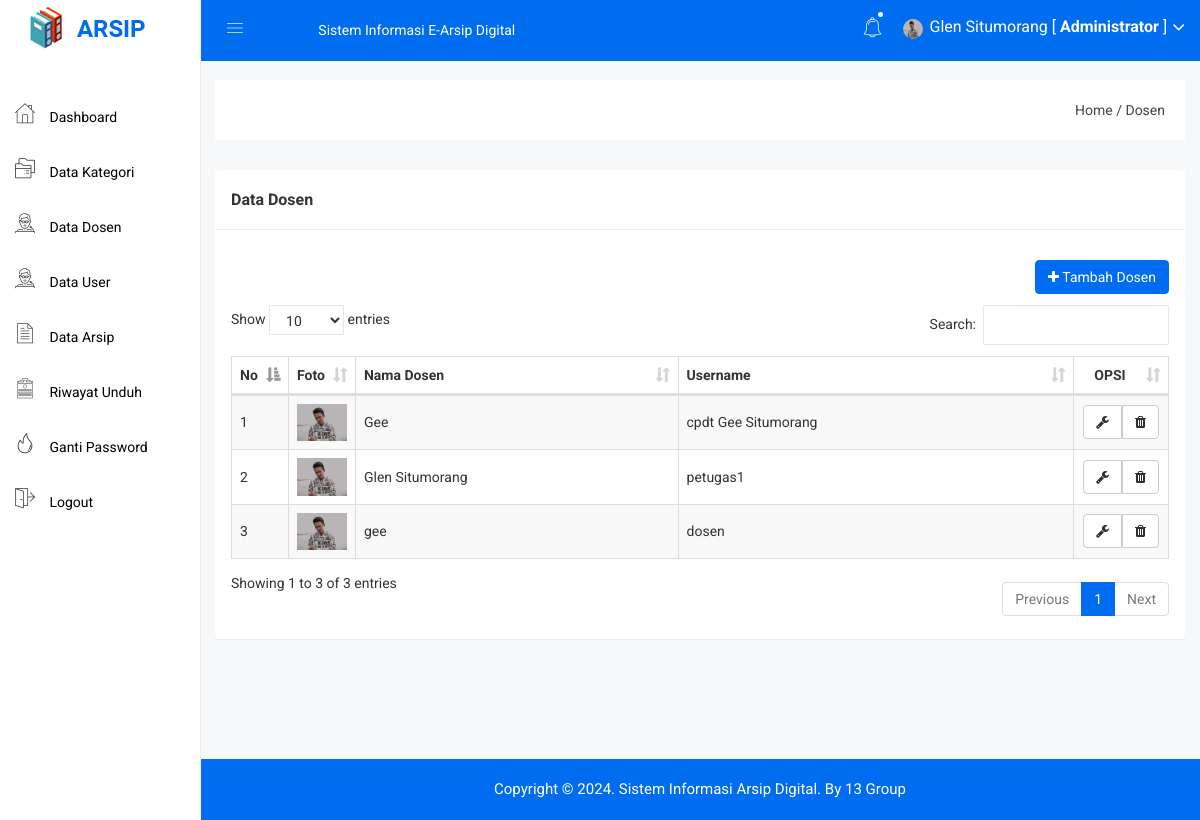
The app's page /admin/petugas.php (signed in) with its own data.
### tables this page shows
CREATE TABLE `petugas` (
  `petugas_id` int NOT NULL,
  `petugas_nama` varchar(255) NOT NULL,
  `petugas_username` varchar(255) NOT NULL,
  `petugas_password` varchar(255) NOT NULL,
  `petugas_foto` varchar(255) NOT NULL
);

### admin/petugas.php (the view, shortened to what this page needs)
<?php include 'header.php'; ?>
<div class="breadcome-area">
    <div class="container-fluid">
        <div class="row">
            <div class="col-lg-12 col-md-12 col-sm-12 col-xs-12">
                <div class="breadcome-list">
                    <div class="row">
                        <div class="col-lg-6 col-md-6 col-sm-6 col-xs-12">
                        </div>
                        <div class="col-lg-6 col-md-6 col-sm-6 col-xs-12">
                            <ul class="breadcome-menu" style="padding-top: 0px">
                                <li><a href="#">Home</a> <span class="bread-slash">/</span></li>
                                <li><span class="bread-blod">Dosen</span></li>
                            </ul>
                        </div>
                    </div>
                </div>
            </div>
        </div>
    </div>
</div>
<div class="container-fluid">
    <div class="panel panel">
        <div class="panel-heading">
            <h3 class="panel-title">Data Dosen</h3>
        </div>
        <div class="panel-body">
            <div class="pull-right">
                <a href="petugas_tambah.php" class="btn btn-primary"><i class="fa fa-plus"></i> Tambah Dosen</a>
            </div>
            <br>
            <br>
            <br>
            <table id="table" class="table table-bordered table-striped table-hover table-datatable">
                <thead>
                    <tr>
                        <th width="1%">No</th>
                        <th width="5%">Foto</th>
                        <th>Nama Dosen</th>
                        <th>Username</th>
                        <th class="text-center" width="10%">OPSI</th>
                    </tr>
                </thead>
                <tbody>
                    <?php
                    include '../koneksi.php';
                    $no = 1;
                    $petugas = mysqli_query($koneksi,"SELECT * FROM petugas ORDER BY petugas_id DESC");
                    while($p = mysqli_fetch_array($petugas)){
                        ?>
                        <tr>
                            <td><?php echo $no++; ?></td>
                            <td>
                                <?php
                                if($p['petugas_foto'] == ""){
                                    ?>
                                    <img class="img-user" src="../gambar/sistem/user.png">
                                    <?php
                                }else{
                                    ?>
                                    <img class="img-user" src="../gambar/petugas/<?php echo $p['petugas_foto']; ?>">
                                    <?php
                                }
                                ?>
                            </td>
                            <td><?php echo $p['petugas_nama'] ?></td>
                            <td><?php echo $p['petugas_username'] ?></td>
                            <td class="text-center">
                                <div class="btn-group">
                                    <a href="petugas_edit.php?id=<?php echo $p['petugas_id']; ?>" class="btn btn-default"><i class="fa fa-wrench"></i></a>
                                    <a href="petugas_hapus.php?id=<?php echo $p['petugas_id']; ?>" class="btn btn-default"><i class="fa fa-trash"></i></a>
                                </div>
                            </td>
                        </tr>
                        <?php
                    }
                    ?>
                </tbody>
            </table>
        </div>
    </div>
</div>
<?php include 'footer.php'; ?>

### admin/header.php (shortened to what this page needs)
<!doctype html>
<html>
<head>
    <link rel="stylesheet" href="../assets/css/bootstrap.min.css">
    <link rel="stylesheet" href="../assets/css/font-awesome.min.css">
    <link rel="stylesheet" href="../assets/css/owl.carousel.css">
    <link rel="stylesheet" href="../assets/css/owl.theme.css">
    <link rel="stylesheet" href="../assets/css/owl.transitions.css">
    <link rel="stylesheet" href="../assets/css/animate.css">
    <link rel="stylesheet" href="../assets/css/normalize.css">
    <link rel="stylesheet" href="../assets/css/meanmenu.min.css">
    <link rel="stylesheet" href="../assets/css/main.css">
    <link rel="stylesheet" href="../assets/css/educate-custon-icon.css">
    <link rel="stylesheet" href="../assets/css/morrisjs/morris.css">
    <link rel="stylesheet" href="../assets/css/scrollbar/jquery.mCustomScrollbar.min.css">
    <link rel="stylesheet" href="../assets/css/metisMenu/metisMenu.min.css">
    <link rel="stylesheet" href="../assets/css/metisMenu/metisMenu-vertical.css">
    <link rel="stylesheet" href="../assets/css/calendar/fullcalendar.min.css">
    <link rel="stylesheet" href="../assets/css/calendar/fullcalendar.print.min.css">
    <link rel="stylesheet" href="../assets/style.css">
    <link rel="stylesheet" href="../assets/css/responsive.css">
    <link rel="stylesheet" href="../assets/css/style.css">
    <link rel="stylesheet" type="text/css" href="../assets/js/DataTables/datatables.css">
    <?php
    include '../koneksi.php';
    ?>
</head>
<body>
    <div class="left-sidebar-pro">
        <nav id="sidebar" class="">
            <div class="sidebar-header">
                <a href="index.html"><img class="main-logo" src="../assets/img/logo/logo.png" alt="" /></a>
            </div>
            <div class="left-custom-menu-adp-wrap comment-scrollbar">
                <nav class="sidebar-nav left-sidebar-menu-pro" style="margin-top: 30px">
                    <ul class="metismenu" id="menu1">
                        <li class="active">
                            <a href="index.php">
                                <span class="educate-icon educate-home icon-wrap"></span>
                                <span class="mini-click-non">Dashboard</span>
                            </a>
                        </li>
                        <li>
                            <a href="kategori.php" aria-expanded="false"><span class="educate-icon educate-course icon-wrap sub-icon-mg" aria-hidden="true"></span> <span class="mini-click-non">Data Kategori</span></a>
                        </li>
                        <li>
                            <a href="petugas.php" aria-expanded="false"><span class="educate-icon educate-professor icon-wrap sub-icon-mg" aria-hidden="true"></span> <span class="mini-click-non">Data Dosen</span></a>
                        </li>
                        <li>
                            <a href="user.php" aria-expanded="false"><span class="educate-icon educate-professor icon-wrap sub-icon-mg" aria-hidden="true"></span> <span class="mini-click-non">Data User</span></a>
                        </li>
                        <li>
                            <a href="arsip.php" aria-expanded="false"><span class="educate-icon educate-data-table icon-wrap sub-icon-mg" aria-hidden="true"></span> <span class="mini-click-non">Data Arsip</span></a>
                        </li>
                        <li>
                            <a href="riwayat.php" aria-expanded="false"><span class="educate-icon educate-form icon-wrap sub-icon-mg" aria-hidden="true"></span> <span class="mini-click-non">Riwayat Unduh</span></a>
                        </li>
                        <li>
                            <a href="gantipassword.php" aria-expanded="false"><span class="educate-icon educate-danger icon-wrap sub-icon-mg" aria-hidden="true"></span> <span class="mini-click-non">Ganti Password</span></a>
                        </li>
                        <li>
                            <a href="logout.php" aria-expanded="false"><span class="educate-icon educate-pages icon-wrap sub-icon-mg" aria-hidden="true"></span> <span class="mini-click-non">Logout</span></a>
                        </li>
                    </ul>
                </nav>
            </div>
        </nav>
    </div>
    <div class="all-content-wrapper">
        <div class="container-fluid">
            <div class="row">
                <div class="col-lg-12 col-md-12 col-sm-12 col-xs-12">
                    <div class="logo-pro">
                        <a href="index.html"><img class="main-logo" src="../assets/img/logo/logo.png" alt="" /></a>
                    </div>
                </div>
            </div>
        </div>
        <div class="header-advance-area">
            <div class="header-top-area">
                <div class="container-fluid">
                    <div class="row">
                        <div class="col-lg-12 col-md-12 col-sm-12 col-xs-12">
                            <div class="header-top-wraper">
                                <div class="row">
                                    <div class="col-lg-1 col-md-0 col-sm-12 col-xs-12">
                                        <div class="menu-switcher-pro">
                                            <button type="button" id="sidebarCollapse" class="btn bar-button-pro header-drl-controller-btn btn-info navbar-btn">
                                                <i class="educate-icon educate-nav"></i>
                                            </button>
                                        </div>
                                    </div>
                                    <div class="col-lg-5 col-md-6 col-sm-12 col-xs-12">
                                        <div class="header-top-menu tabl-d-n">
                                            <ul class="nav navbar-nav mai-top-nav">
                                                <li class="nav-item"><a href="#" class="nav-link">Sistem Informasi E-Arsip Digital</a></li>
                                            </ul>
                                        </div>
                                    </div>
                                    <div class="col-lg-6 col-md-6 col-sm-12 col-xs-12">
                                        <div class="header-right-info">
                                            <ul class="nav navbar-nav mai-top-nav header-right-menu">
                                                <li class="nav-item">
                                                    <a href="#" data-toggle="dropdown" role="button" aria-expanded="false" class="nav-link dropdown-toggle"><i class="educate-icon educate-bell" aria-hidden="true"></i><span class="indicator-nt"></span></a>
                                            </li>
                                            <li class="nav-item">
                                                <a href="#" data-toggle="dropdown" role="button" aria-expanded="false" class="nav-link dropdown-toggle">
                                                    <?php
                                                    $id_admin = $_SESSION['id'];
                                                    $profil = mysqli_query($koneksi,"select * from admin where admin_id='$id_admin'");
                                                    $profil = mysqli_fetch_assoc($profil);
                                                    if($profil['admin_foto'] == ""){
                                                      ?>
                                                      <img src="../gambar/sistem/user.png" style="width: 20px;height: 20px">
                                                  <?php }else{ ?>
                                                    <img src="../gambar/admin/<?php echo $profil['admin_foto'] ?>" style="width: 20px;height: 20px">
                                                <?php } ?>
                                                <span class="admin-name"><?php echo $_SESSION['nama']; ?> [ <b>Administrator</b> ]</span>
                                                <i class="fa fa-angle-down edu-icon edu-down-arrow"></i>
                                            </a>
                                        </li>
                                    </ul>
                                </div>
                            </div>
                        </div>
                    </div>
                </div>
            </div>
        </div>
    </div>
</div>

### assets/css/main.css (style rules this page uses)
html { color: #222; font-size: 1em; line-height: 1.4; }
audio, canvas, iframe, img, svg, video { vertical-align: middle; }

### assets/css/metisMenu/metisMenu-vertical.css (style rules this page uses)
.sidebar-nav { background: #fff; }
.sidebar-nav ul { padding: 0; margin: 0; list-style: none; background: #f5f5f5; }
.sidebar-nav .metismenu { background: #fff; display: -webkit-box; display: -ms-flexbox; display: flex; -webkit-box-orient: vertical; -webkit-box-direction: normal; -ms-flex-direction: column; flex-direction: column; }
.sidebar-nav .metismenu li + li { margin-top: 5px; }
.sidebar-nav .metismenu li:last-child { margin-bottom: 5px; }
.sidebar-nav .metismenu > li { display: -webkit-box; display: -ms-flexbox; display: flex; -webkit-box-orient: vertical; -webkit-box-direction: normal; -ms-flex-direction: column; flex-direction: column; position: relative; }
.sidebar-nav .metismenu a { position: relative; display: block; padding: 13px 15px; color: #444; outline-width: 0; transition: all .3s ease-out; font-size:16px; font-weight:400; }
.sidebar-nav .metismenu li .icon-wrap { margin-right:5px; font-size:20px; color:#303030; }
.sidebar-nav .metismenu li .sub-icon-mg { margin-right:5px; font-size:16px; }

### assets/css/style.css (style rules this page uses)
.img-user { width: 100px; }
table .btn { margin: 0px !important; }
.btn-primary { background: #006df0; color: white !important; border: 1px solid #006df0; }
.panel-heading { padding: 20px 15px; border-bottom: 1px solid #ececec; }
.sidebar-nav .metismenu a { position: relative; display: block; padding: 13px 15px; color: #000; outline-width: 0; transition: all .3s ease-out; font-size: 14px; font-weight: 400; }
.sidebar-nav .metismenu a > .icon-wrap { font-size: 20px; margin-right: 11px; }
#sidebar { border-right: 1px solid #eee; }
.all-content-wrapper { min-height: 500px; }
td { vertical-align: middle !important; }

### assets/js/DataTables/datatables.css (style rules this page uses)
table.dataTable { clear: both; margin-top: 6px !important; margin-bottom: 6px !important; max-width: none !important; border-collapse: separate !important; }
table.dataTable td, table.dataTable th { -webkit-box-sizing: content-box; box-sizing: content-box; }
table.dataTable thead > tr > th.sorting_asc, table.dataTable thead > tr > th.sorting_desc, table.dataTable thead > tr > th.sorting, table.dataTable thead > tr > td.sorting_asc, table.dataTable thead > tr > td.sorting_desc, table.dataTable thead > tr > td.sorting { padding-right: 30px; }
table.dataTable thead .sorting, table.dataTable thead .sorting_asc, table.dataTable thead .sorting_desc, table.dataTable thead .sorting_asc_disabled, table.dataTable thead .sorting_desc_disabled { cursor: pointer; position: relative; }
table.dataTable thead .sorting:after, table.dataTable thead .sorting_asc:after, table.dataTable thead .sorting_desc:after, table.dataTable thead .sorting_asc_disabled:after, table.dataTable thead .sorting_desc_disabled:after { position: absolute; bottom: 8px; right: 8px; display: block; font-family: 'Glyphicons Halflings'; opacity: 0.5; }
table.dataTable thead .sorting:after { opacity: 0.2; content: "\e150"; }
table.dataTable thead .sorting_asc:after { content: "\e155"; }
table.table-bordered.dataTable th, table.table-bordered.dataTable td { border-left-width: 0; }
table.table-bordered.dataTable th:last-child, table.table-bordered.dataTable th:last-child, table.table-bordered.dataTable td:last-child, table.table-bordered.dataTable td:last-child { border-right-width: 0; }
table.table-bordered.dataTable tbody th, table.table-bordered.dataTable tbody td { border-bottom-width: 0; }

### records on screen
petugas: petugas_foto (picture), petugas_nama "Gee", petugas_username "cpdt Gee Situmorang"
petugas: petugas_foto (picture), petugas_nama "Glen Situmorang", petugas_username "petugas1"
petugas: petugas_foto (picture), petugas_nama "gee", petugas_username "dosen"

### other values on screen
$_SESSION['nama'] "Glen Situmorang"
